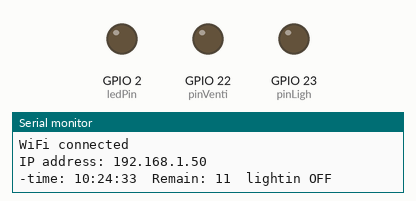
Recording of a sketch running on a simulated ESP32. On the bench: output pins drawn as LEDs (lit = HIGH), the last lines printed to the serial monitor. WiFi joins after 1.5 s; servers stay silent unless stated; network time is answered at once with the bench clock; the local clock reads 2024-03-15 10:24:30 at power-on unless the sketch sets it.

Above: at 3.5 s.
At 7.5 s:
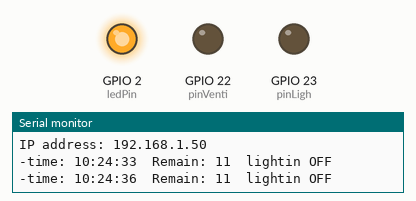
Timing chart, 0 to 15.0 s (numbered marks = the images above):
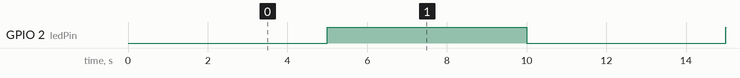

The sketch:

lightSystemWifi.ino
```cpp
//el rele funciona con 5v y gnd. Los pines funcionan pero a veces la señal no llega al rele porque esta mal la protoboard
//no se porque los focos toman el sentido opuesto al indicado, high=focos apagados y low =focos encendidos, sin embargo por lo que recuerdo
// a veces es al reves, o sea que funciona "bien"

/*Inversión de la lógica del relé: Algunos relés activan la carga cuando el pin de control está en LOW y la desactivan cuando está en HIGH.
Esto puede ser confuso, pero es una característica de algunos tipos de relés.
Puedes probar a cambiar la lógica en tu código para adaptarla a esta situación.*/

//librarys
#include <WiFi.h>
#include <NTPClient.h>
#include <WiFiUdp.h>

//own files
#include "config.h"
#include "functions.cpp"

//vars & const
const int ledPin = 2;
int lighStartTime = 6;
int lighEndTime = 21;
int pinLigh = 23;
int pinVenti = 22;
int hoursRemaining;
boolean isConnected = false;


//objet for time
WiFiUDP ntpUDP;
NTPClient timeClient(ntpUDP, "pool.ntp.org");

//setup
void setup() {

  //set up pin light as output
  pinMode(ledPin, OUTPUT);
  pinMode(pinLigh, OUTPUT);
  pinMode(pinVenti, OUTPUT);

  Serial.begin(115200);
  Serial.println("\n\n---- Iniciamos ----\n\n");

  WiFi.begin(ssid, password);
  // WiFi.begin(ssid2, password2);

  timeClient.setTimeOffset(-3 * 3600);

  while (WiFi.status() != WL_CONNECTED) {
    Serial.println("connecting WiFi");
    delay(1000);
  }

  isConnected = true;
  timeClient.begin();
  Serial.println("\nWiFi connected");
  Serial.print("IP address: ");
  Serial.println(WiFi.localIP());

  // digitalWrite(pinLigh, HIGH);
  // delay(1000);
  // digitalWrite(pinLigh, LOW);
}

void loop() {

  if (WiFi.status() != WL_CONNECTED) {
    WiFi.begin(ssid, password);
    // WiFi.begin(ssid2, password2);
    isConnected = false;
    Serial.println("WiFi connection lost");
    delay(1000);
  } else {
    // Serial.println("WiFi Ok again :)");
    isConnected = true;
  }
  if (isConnected) {
    toggleLED(5000);
  } else {
    toggleLED(2000);
  }

  // call to light system
  iluminationSystem(pinLigh, lighStartTime, lighEndTime);
  //call to show light system data
  showLightData(3000);
}

//si no hay wifi se apagan los focos, y si hay segun el horario se encienden o apagan.
void iluminationSystem(int pinLigh, int lighStartTime, int lighEndTime) {

  int currentHour;

  timeClient.update();
  currentHour = timeClient.getHours();


  // Si la hora actual está en el horario de iluminación, se enciende el sistema de iluminación
  if (currentHour >= lighStartTime && currentHour <= lighEndTime) {

    hoursRemaining = lighEndTime - currentHour;
    digitalWrite(pinLigh, LOW);
    ventilationSystem(pinVenti, minToMillis(10));

  } else {

    digitalWrite(pinLigh, HIGH);
    digitalWrite(pinVenti, HIGH);

    if (currentHour >= lighEndTime) {
      hoursRemaining = (24 - currentHour) + lighStartTime;
    } else {
      hoursRemaining = lighStartTime - currentHour;
    }
  }
}
//funcion para mostrar las lecturas por el monitor serial
void showLightData(int delay) {

  int estado = digitalRead(pinLigh);  // Lee el estado del pin

  //hora actual
  timeClient.update();

  static unsigned long lastUpdate = 0;
  if (millis() - lastUpdate >= delay) {

    // Mostrar las horas restantes
    Serial.print("-time: " + timeClient.getFormattedTime());
    Serial.print("  Remain: ");
    Serial.print(hoursRemaining);

    if (estado == HIGH) {
      Serial.println("  light ON");
    } else {
      Serial.println("  lightin OFF");
    }

    lastUpdate = millis();
  }
}
//change led states
void toggleLED(int interval) {
  static unsigned long previousMillis = 0;
  unsigned long currentMillis = millis();

  // Cambiar el estado del LED cada cierto intervalo
  if (currentMillis - previousMillis >= interval) {
    previousMillis = currentMillis;
    digitalWrite(ledPin, !digitalRead(ledPin));
  }
}
//ventilation system
void ventilationSystem(int pinVenti, unsigned int interval) {
  static unsigned long previousMillis = 0;
  unsigned long currentMillis = millis();

  // Cambiar el estado del venti cada cierto intervalo
  if (currentMillis - previousMillis >= interval) {
    previousMillis = currentMillis;
    digitalWrite(pinVenti, !digitalRead(pinVenti));
  }
}
//minutes to millis
unsigned long minToMillis(int minutos) {return minutos * 60000;}
```

functions.cpp
```cpp

```

config.h
```cpp
const char* ssid     = "Fibertel WiFi692 2.4GHz";
const char* password = "leticia2020";

const char* ssid2     = "Pepo";
const char* password2 = "pepito123";
```

Measured:
- by itself, GPIO 2 (ledPin): alternates HIGH for 5.0 s and LOW for 5.0 s
